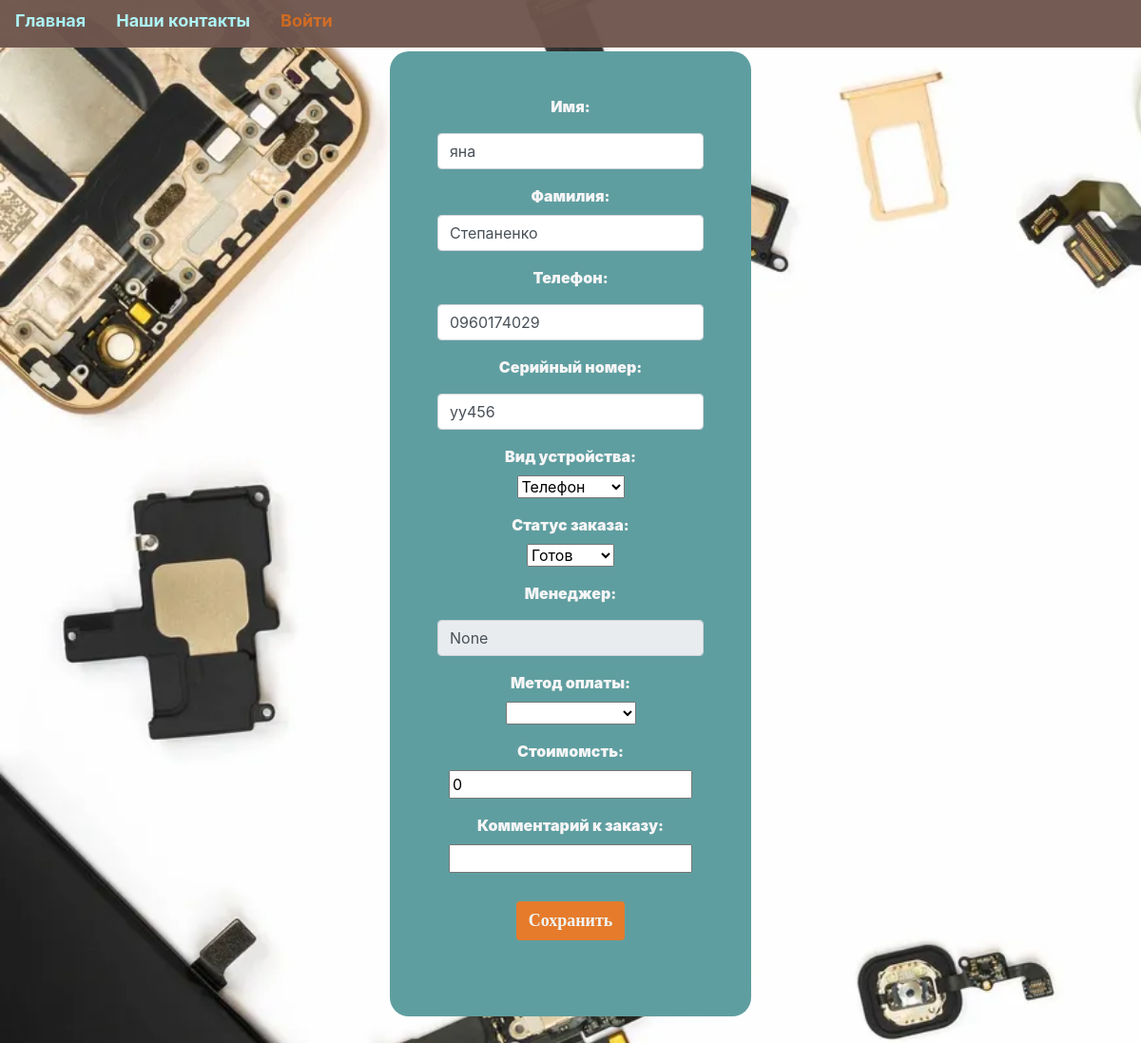
The page /orders/?name_id=215 on the database as committed earlier.
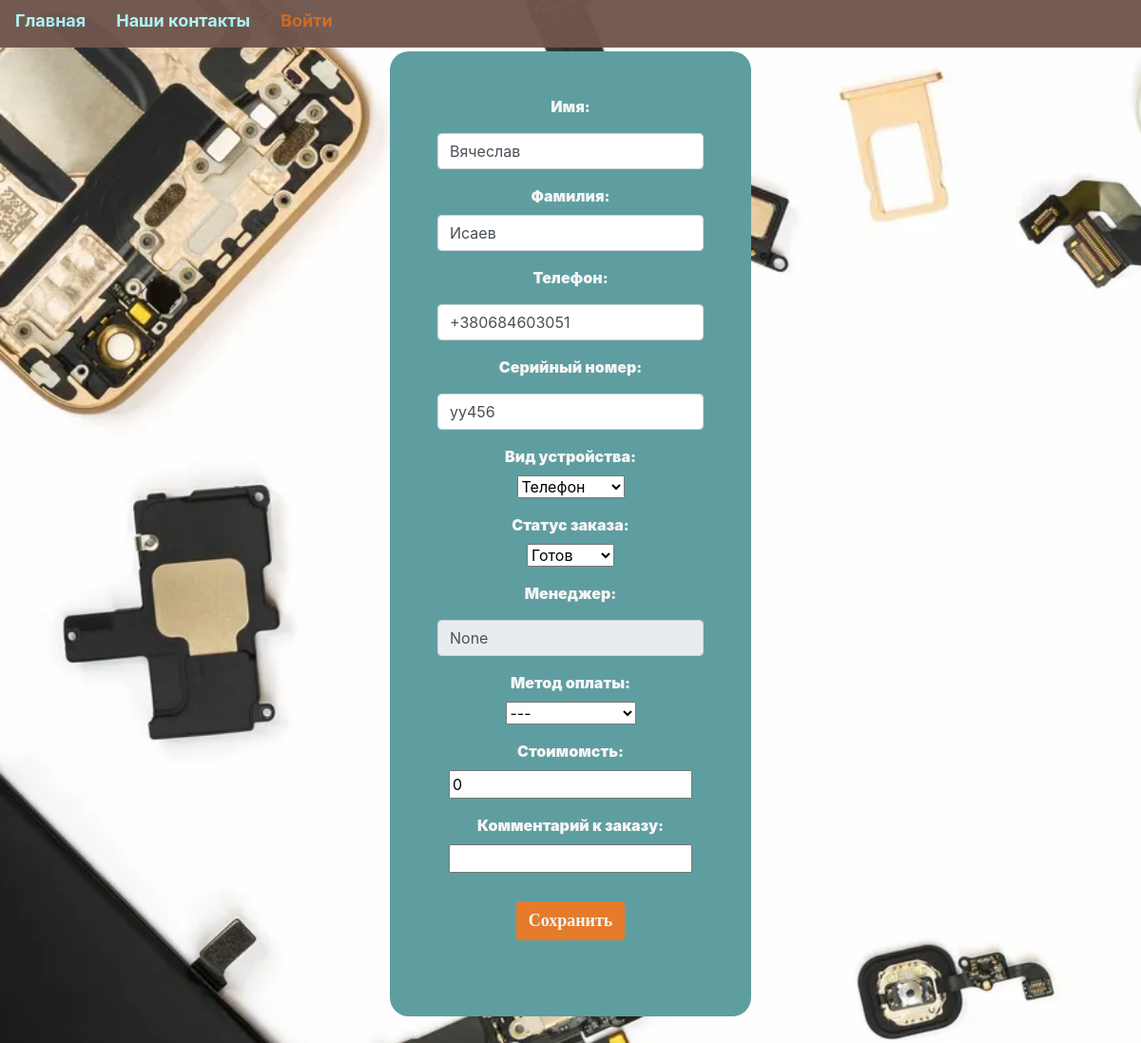
The same page on the database as committed later.
### main/models.py (models this page shows)
class Order(models.Model):
    name_client = models.CharField(max_length=50, null=True, blank=True)
    surname = models.CharField(max_length=150, null=True, blank=True)
    phone_number = models.CharField(max_length=13, null=True, blank=True)
    serial_number = models.CharField(max_length=30, null=True, blank=True)
    device_type = models.ForeignKey(Device, on_delete=models.CASCADE,
                                    null=True, blank=True)
    service_work = models.ManyToManyField(Service, blank=True)
    order_status = models.ForeignKey(Status, on_delete=models.CASCADE,
                                     null=True, blank=True)
    manager = models.CharField(max_length=30, null=True, blank=True)
    payment_method = models.ForeignKey(Coast, on_delete=models.CASCADE,
                                       null=True, blank=True)
    price = models.IntegerField(blank=True, null=True, default=0)
    comment = models.TextField(max_length=500, null=True, blank=True)
    created = models.DateTimeField(auto_now_add=True, auto_now=False,
                                   null=True, blank=True)
    updated = models.DateTimeField(auto_now_add=False, auto_now=True,
                                   null=True, blank=True)

class Device(models.Model):
    type = models.CharField(max_length=50, null=True, blank=True)
    def __str__(self):
        return self.type

class Status(models.Model):
    status = models.CharField(max_length=30, null=True, blank=True)
    def __str__(self):
        return self.status

### orders/views.py (the view, shortened to what this page needs)
# urls.py: path("orders/", views.orders, name='orders')
def orders(request):
    devices = Device.objects.all()
    statuses = Status.objects.all()
    service_work = Service.objects.all()
    methods_payment = Coast.objects.all()
    in_the_work = Status.objects.get(status="В работе")
    ready = Status.objects.get(status="Готов")
    client_id = request.GET.get("name_id")
    client = Order.objects.get(id=client_id)
    current_status = client.order_status
    return render(request, 'orders/orders.html', locals())

### main/models.py (called while the page is built)
    def __str__(self):
        return self.method

    def __str__(self):
        return self.service

### orders/templates/orders/orders.html (shortened to what this page needs)
{% include "base.html" %}
{% block content %}
<div class="container">
    <div class="row">
        <div class="col-lg-4"></div>
        <div class="col-lg-4 new_order">
            <form method="post" enctype="multipart/form-data">
                <p class="indent"><b>Имя:</b></p>
                <input class="form-control my-3" name="name_client" type="text" value="{{client.name_client}}">
                <p class="indent"><b>Фамилия:</b></p>
                <input class="form-control my-1" name="last_name" type="text" value='{{client.surname}}'>
                <p class="indent"><b>Телефон:</b></p>
                <input class="form-control my-3" name="phone" type="text" value="{{client.phone_number}}">
                <p class="indent"><b>Серийный номер:</b></p>
                <input class="form-control my-3" name= "serial_number" type="text" value ="{{client.serial_number}}">
                <p class="indent"><b>Вид устройства:</b></p>
                <select name="device">
                    <option>{{client.device_type}}</option>
                </select>
                <p class="indent"><b>Статус заказа:</b></p>
                <select name ="status">
                    <option>{{client.order_status}}</option>
                </select>
                <p class="indent"><b>Менеджер:</b></p>
                <input class="form-control my-3" type="text" value="{{client.manager}}" disabled>
                <p class="indent"><b>Метод оплаты:</b></p>
                <select name="method_point">
                    <option>
                        {% if client.payment_method == None %}
                        ---
                        {% endif %}
                    </option>
                    {% for method in methods_payment %}
                    <option>{{method}}</option>
                    {% endfor %}
                </select>
                <p class="indent"><b>Стоимомсть:</b></p>
                <input type="number" name="coast" value="{{client.price}}">
                <p class="indent"><b>Комментарий к заказу:</b></p>
                <input type="text" name="comment" value="{{client.comment}}">
                <br>
                <button type="submit" class="btn  new_order_save">Сохранить</button>
            </form>
        </div>
    </div>
  </div>
{% endblock %}

Rows that differ between the two databases and show on the page:
changed Order "yy456": name_client "яна" → "Вячеслав"; last_name "Степаненко" → "Исаев"; phone "0960174029" → "+380684603051"; method_point (not shown) → "---"
